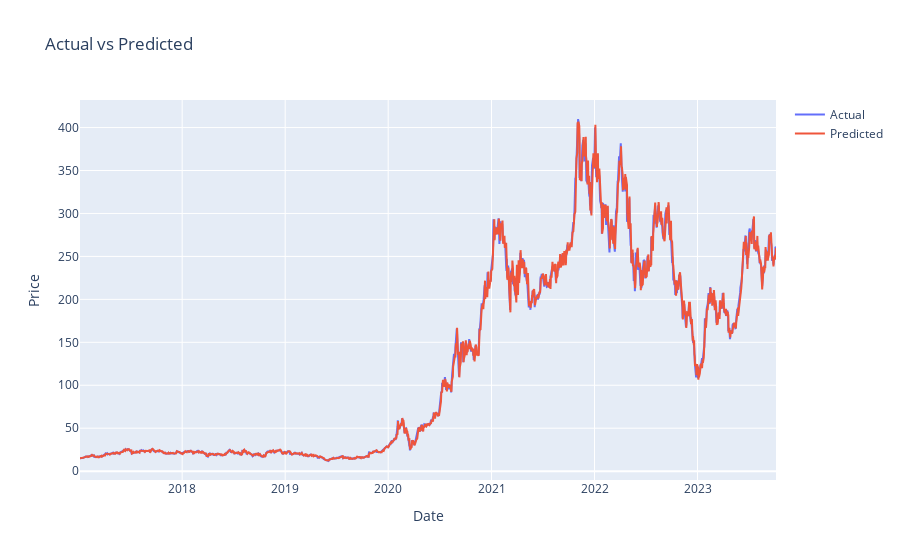
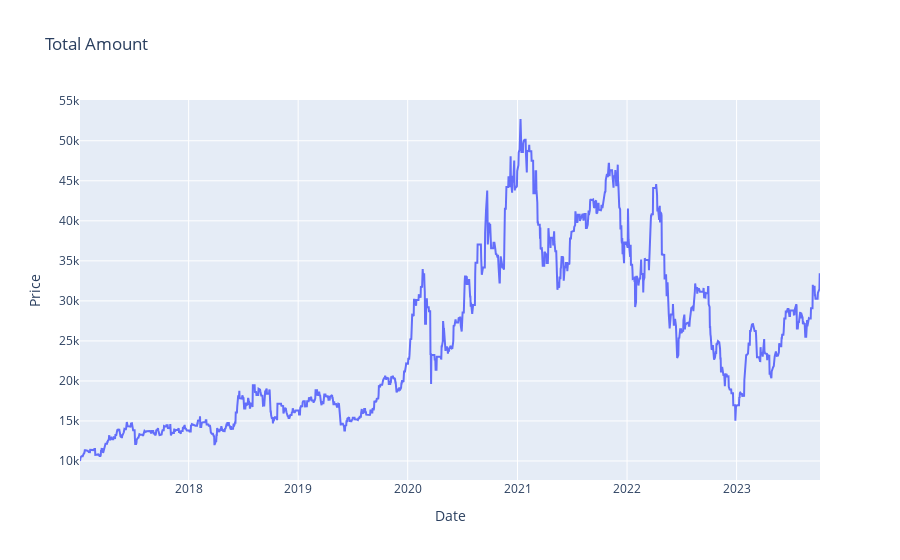

Write notebook code for charts like these, in order.
### Code cell
#Strategy_Result[['Actual_Close_Price', 'Predicted_Close_Price']].loc[:].plot(figsize = (15, 6), style = ['-', '--'], title = 'Actual vs Predicted')
#Strategy_Result[['Amount($)']].iloc[0:].plot(figsize = (15, 4), style = ['-g'], title = 'Total Amount')


import plotly.graph_objects as go

# Actual and predicted data
actual = Strategy_Result['Actual_Close_Price'] 
predicted = Strategy_Result['Predicted_Close_Price']
amount= Strategy_Result['Amount($)']
date=Strategy_Result['Date']

# Create figure
fig = go.Figure()

# Add actual trace
fig.add_trace(go.Scatter(
    x=date,
    y=actual,
    mode='lines',
    name='Actual'
)) 

# Add predicted trace  
fig.add_trace(go.Scatter(
    x=date,
    y=predicted,  
    mode='lines',
    name='Predicted'
))

# Set title
fig.update_layout(
    title='Actual vs Predicted',
    xaxis_title='Date',
    yaxis_title='Price'
)

# Show figure
fig.show()

figt=go.Figure()

figt.add_trace(go.Scatter(
    x=date,
    y=amount,
    mode='lines',
    name='Actual'
))

# Set title
figt.update_layout(
    title='Total Amount',
    xaxis_title='Date',
    yaxis_title='Price'
)

figt.show()

### Figure 1 — Plotly figure (JSON) as saved in the notebook; plotly's stock layout.template omitted (floating-point values rounded to 4 significant figures; data arrays with more than 128 entries replaced by an {"elided": "..."} marker saying what was removed)
{"data": [{"mode": "lines", "name": "Actual", "type": "scatter", "x": {"elided": "1701 str values"}, "y": {"elided": "1701 float values"}}, {"mode": "lines", "name": "Predicted", "type": "scatter", "x": {"elided": "1701 str values"}, "y": {"elided": "1701 float values"}}], "layout": {"title": {"text": "Actual vs Predicted"}, "xaxis": {"title": {"text": "Date"}}, "yaxis": {"title": {"text": "Price"}}}}

### Figure 2 — Plotly figure (JSON) as saved in the notebook; plotly's stock layout.template omitted (floating-point values rounded to 4 significant figures; data arrays with more than 128 entries replaced by an {"elided": "..."} marker saying what was removed)
{"data": [{"mode": "lines", "name": "Actual", "type": "scatter", "x": {"elided": "1701 str values"}, "y": {"elided": "1701 int values"}}], "layout": {"title": {"text": "Total Amount"}, "xaxis": {"title": {"text": "Date"}}, "yaxis": {"title": {"text": "Price"}}}}
